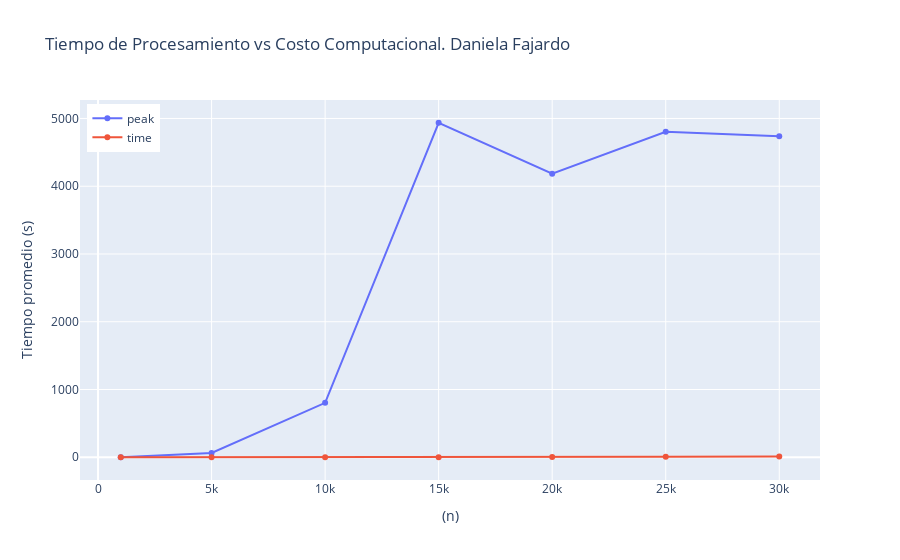

Write notebook code for a chart like this one.
### Code cell
import plotly.graph_objs as go
# Datos de ejemplo obtenidos de la celda anterior (ajusta si tienes otros valores):

fig = go.Figure()
fig.add_trace(go.Scatter(x=sizes2, y=vector_rec, mode='lines+markers', name='peak'))
fig.add_trace(go.Scatter(x=sizes2, y=vector_time, mode='lines+markers', name='time'))
fig.update_layout(title='Tiempo de Procesamiento vs Costo Computacional. Daniela Fajardo',
                  xaxis_title='(n)',
                  yaxis_title='Tiempo promedio (s)',
                  legend=dict(x=0.01, y=0.99))

### Figure 1 — Plotly figure (JSON) as saved in the notebook; plotly's stock layout.template omitted (floating-point values rounded to 4 significant figures)
{"data": [{"mode": "lines+markers", "name": "peak", "type": "scatter", "x": [1000, 5000, 10000, 15000, 20000, 25000, 30000, 35000, 40000, 45000, 50000, 55000, 60000, 65000, 70000, 75000, 80000, 85000, 90000, 95000], "y": [0, 64, 803, 4937, 4184, 4804, 4737]}, {"mode": "lines+markers", "name": "time", "type": "scatter", "x": [1000, 5000, 10000, 15000, 20000, 25000, 30000, 35000, 40000, 45000, 50000, 55000, 60000, 65000, 70000, 75000, 80000, 85000, 90000, 95000], "y": [5.1e-06, 0.0001982, 0.0256, 0.2649, 2.858, 7.468, 12.04]}], "layout": {"legend": {"x": 0.01, "y": 0.99}, "title": {"text": "Tiempo de Procesamiento vs Costo Computacional. Daniela Fajardo"}, "xaxis": {"title": {"text": "(n)"}}, "yaxis": {"title": {"text": "Tiempo promedio (s)"}}}}
